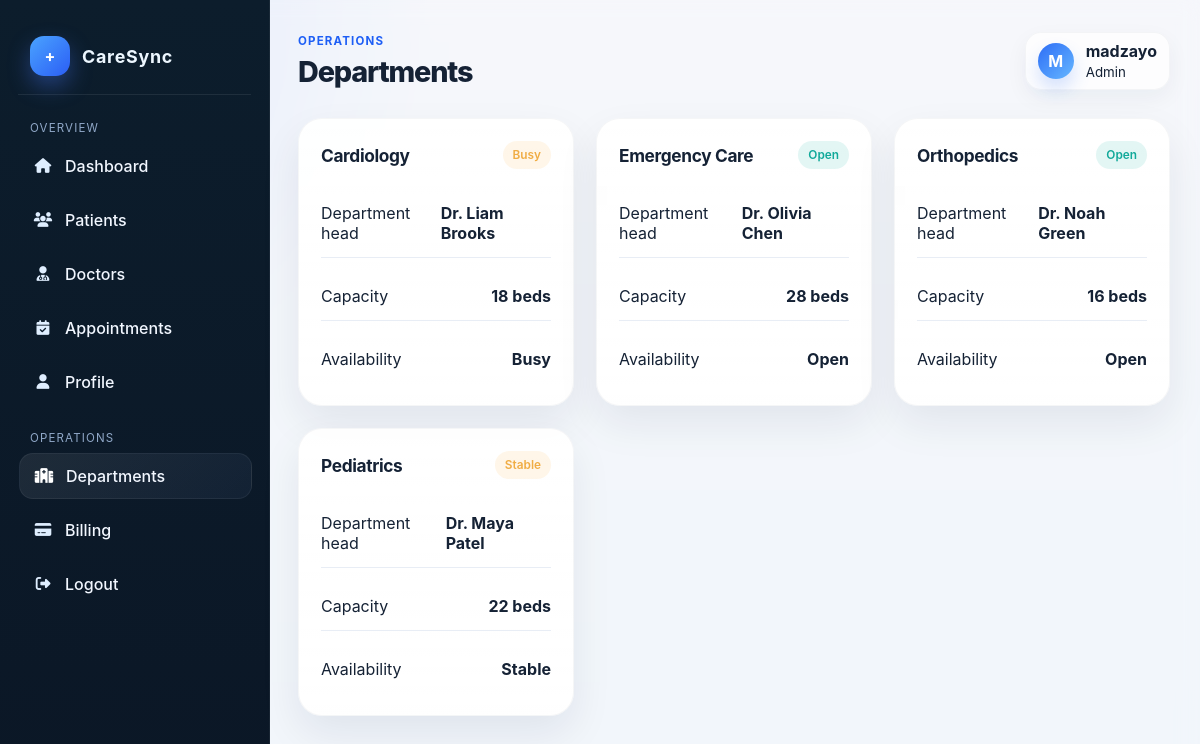
The app's page /departments/ (signed in) with its own data.
### users/models.py (models this page shows, shortened)
class UserProfile(models.Model):
    ROLE_CHOICES = [
        ('admin', 'Admin'),
        ('doctor', 'Doctor'),
        ('reception', 'Reception'),
        ('nurse', 'Nurse'),
        ('patient', 'Patient'),
    ]
    user = models.OneToOneField(User, on_delete=models.CASCADE, related_name='profile')
    role = models.CharField(max_length=20, choices=ROLE_CHOICES, default='admin')
    doctor = models.OneToOneField(
        'doctors.Doctor',
        on_delete=models.SET_NULL,
        null=True,
        blank=True,
        related_name='user_profile'
    )
    patient = models.OneToOneField(
        'patients.Patients',
        on_delete=models.SET_NULL,
        null=True,
        blank=True,
        related_name='user_profile'
    )
    phone = models.CharField(max_length=20, blank=True, null=True)
    created_at = models.DateTimeField(auto_now_add=True)
    updated_at = models.DateTimeField(auto_now=True)
    class Meta:
        verbose_name = 'User Profile'
        verbose_name_plural = 'User Profiles'

### departments/models.py (models this page shows, shortened)
class Department(models.Model):
    STATUS_CHOICES = [
        ('open', 'Open'),
        ('busy', 'Busy'),
        ('stable', 'Stable'),
    ]
    name = models.CharField(max_length=100)
    description = models.TextField(blank=True, null=True)
    head = models.CharField(max_length=100, blank=True, null=True)
    capacity = models.PositiveIntegerField(default=0)
    status = models.CharField(max_length=20, choices=STATUS_CHOICES, default='open')
    created_at = models.DateTimeField(auto_now_add=True)
    updated_at = models.DateTimeField(auto_now=True)
    class Meta:
        ordering = ['name']
        verbose_name = 'Department'
        verbose_name_plural = 'Departments'

### departments/views.py (the view)
# urls.py: path('', departments_home, name='departments_home'),
@login_required
def departments_home(request):
    departments_list = Department.objects.all()
    return render(request, 'departments/departments.html', {'departments': departments_list})

### departments/templates/departments/departments.html (shortened to what this page needs)
{% load static %}
<!DOCTYPE html>
<html lang="en">
<head>
    <link rel="stylesheet" href="https://cdnjs.cloudflare.com/ajax/libs/font-awesome/6.5.2/css/all.min.css">
    <link rel="stylesheet" href="{% static 'dashboard/styles.css' %}">
</head>
<body>
    <div class="dashboard-shell">
        <aside class="sidebar">
            <div class="brand">
                <div class="brand-mark">+</div>
                <h2>CareSync</h2>
            </div>
            <div class="nav-group">
                <div class="nav-group-title">Overview</div>
                <a class="nav-link" href="{% url 'dashboard_home' %}"><i class="nav-icon fa-solid fa-house"></i> Dashboard</a>
                <a class="nav-link" href="{% url 'patients' %}"><i class="nav-icon fa-solid fa-users"></i> Patients</a>
                <a class="nav-link" href="{% url 'doctor_home' %}"><i class="nav-icon fa-solid fa-user-doctor"></i> Doctors</a>
                <a class="nav-link" href="{% url 'appointments_home' %}"><i class="nav-icon fa-solid fa-calendar-check"></i> Appointments</a>
                <a class="nav-link" href="{% url 'profile' %}"><i class="nav-icon fa-solid fa-user"></i> Profile</a>
            </div>
            <div class="nav-group">
                <div class="nav-group-title">Operations</div>
                <a class="nav-link active" href="{% url 'departments_home' %}"><i class="nav-icon fa-solid fa-hospital"></i> Departments</a>
                <a class="nav-link" href="{% url 'payments_home' %}"><i class="nav-icon fa-solid fa-credit-card"></i> Billing</a>
                <a class="nav-link" href="{% url 'logout' %}"><i class="nav-icon fa-solid fa-right-from-bracket"></i> Logout</a>
            </div>
        </aside>
        <main class="main">
            <header class="topbar">
                <div>
                    <p class="section-kicker">Operations</p>
                    <h1>Departments</h1>
                </div>
                <div class="profile-pill">
                    <div class="avatar">{{ request.user.username|slice:':1'|upper }}</div>
                    <div>
                        <strong>{{ request.user.username }}</strong><br>
                        <small>{{ request.user.profile.role|title }}</small>
                    </div>
                </div>
            </header>
            <section class="dashboard-panels">
                {% if departments %}
                    {% for department in departments %}
                        <div class="card">
                            <div class="card-header">
                                <h3>{{ department.name }}</h3>
                                <span class="pill {% if department.status == 'open' %}success{% elif department.status == 'busy' %}warning{% else %}warning{% endif %}">
                                    {{ department.get_status_display }}
                                </span>
                            </div>
                            <ul class="list">
                                <li><span>Department head</span><strong>{{ department.head|default:'To be assigned' }}</strong></li>
                                <li><span>Capacity</span><strong>{{ department.capacity }} beds</strong></li>
                                <li><span>Availability</span><strong>{{ department.get_status_display }}</strong></li>
                            </ul>
                        </div>
                    {% endfor %}
                {% endif %}
            </section>
        </main>
    </div>
</body>
</html>

### dashboard/static/dashboard/styles.css (style rules this page uses)
:root { --bg: #f5f7fb; --panel: #ffffff; --panel-soft: #f3f7ff; --panel-alt: #f7f8fc; --primary: #1d5ef5; --primary-deep: #123db6; --primary-soft: rgba(29, 94, 245, 0.10); --secondary: #12a99a; --secondary-soft: rgba(18, 169, 154, 0.12); --danger: #ef5b62; --warning: #f0ad45; --text: #152235; --muted: #667690; --line: #e8edf5; --shadow: 0 18px 40px rgba(17, 31, 52, 0.08); --shadow-soft: 0 8px 22px rgba(18, 34, 60, 0.05); }
* { box-sizing: border-box; }
html { scroll-behavior: smooth; }
body { margin: 0; font-family: Inter, "Segoe UI", "Helvetica Neue", Arial, sans-serif; background: radial-gradient(circle at top left, rgba(120, 162, 255, 0.20), transparent 30%), linear-gradient(180deg, #f4f6fb 0%, #eef4fb 100%); color: var(--text); transition: background 0.25s ease, color 0.25s ease; }
.dashboard-shell { display: flex; min-height: 100vh; background: rgba(255,255,255,0.18); backdrop-filter: blur(10px); }
.sidebar { width: 270px; background: linear-gradient(180deg, #0c1d2c 0%, #0b1726 100%); color: #edf7ff; padding: 26px 18px 22px; display: flex; flex-direction: column; gap: 18px; border-right: 1px solid rgba(255,255,255,0.06); }
.brand { display: flex; align-items: center; gap: 12px; padding: 10px 12px 18px; border-bottom: 1px solid rgba(255,255,255,0.08); }
.brand-mark { width: 40px; height: 40px; border-radius: 14px; display: grid; place-items: center; background: linear-gradient(135deg, #4aa3ff 0%, #2b5ef5 100%); color: white; font-weight: 700; box-shadow: 0 10px 22px rgba(62, 104, 214, 0.45); }
.brand h2 { margin: 0; font-size: 1.12rem; font-weight: 700; letter-spacing: 0.04em; }
.nav-group { display: flex; flex-direction: column; gap: 8px; }
.nav-group-title { font-size: 0.72rem; letter-spacing: 0.10em; color: #90a8c8; text-transform: uppercase; margin: 8px 12px 0; }
.nav-link { display: flex; align-items: center; gap: 12px; text-decoration: none; color: #f2f7ff; padding: 12px 14px; border-radius: 14px; transition: all 0.2s ease; border: 1px solid transparent; font-weight: 500; }
.nav-link:hover, .nav-link.active { background: linear-gradient(135deg, rgba(255,255,255,0.08), rgba(140,176,255,0.06)); border-color: rgba(255,255,255,0.06); transform: translateX(1px); }
.nav-icon { display: inline-flex; align-items: center; justify-content: center; width: 20px; height: 20px; font-size: 0.92rem; color: #dfeeff; }
.nav-link:hover .nav-icon, .nav-link.active .nav-icon { color: #ffffff; }
.main { flex: 1; padding: 32px 30px 32px 28px; }
.topbar { display: flex; justify-content: space-between; align-items: center; margin-bottom: 28px; gap: 18px; }
.section-kicker { margin: 0 0 8px; font-size: 0.72rem; letter-spacing: 0.10em; text-transform: uppercase; color: var(--primary); font-weight: 700; }
.topbar h1 { margin: 0; font-size: clamp(1.8rem, 2.4vw, 2.4rem); line-height: 1.1; letter-spacing: -0.04em; font-weight: 800; }
.profile-pill { display: flex; align-items: center; gap: 12px; background: rgba(255,255,255,0.72); padding: 8px 12px; border-radius: 16px; box-shadow: var(--shadow-soft); border: 1px solid rgba(17, 31, 52, 0.04); }
.avatar { width: 36px; height: 36px; border-radius: 50%; display: grid; place-items: center; font-weight: 700; color: white; background: linear-gradient(135deg, #2d6df6, #66b7ff); box-shadow: 0 10px 18px rgba(45,109,246,0.2); }
.card { background: linear-gradient(180deg, rgba(255,255,255,0.92), rgba(255,255,255,0.98)); border-radius: 24px; box-shadow: var(--shadow); padding: 22px; border: 1px solid rgba(17, 31, 52, 0.04); }
.card-header { display: flex; justify-content: space-between; align-items: center; margin-bottom: 20px; gap: 12px; }
.card-header h3 { margin: 0; font-size: 1.08rem; letter-spacing: -0.02em; }
.list { list-style: none; margin: 0; padding: 0; display: grid; gap: 14px; }
.list li { display: flex; justify-content: space-between; align-items: center; padding: 14px 0; border-bottom: 1px solid var(--line); }
.list li:last-child { border-bottom: none; }
.pill { padding: 7px 10px; border-radius: 999px; font-weight: 600; font-size: 0.74rem; }
.pill.success { background: rgba(24,181,166,0.12); color: var(--secondary); }
.pill.warning { background: rgba(255,182,72,0.12); color: var(--warning); }
.dashboard-panels { display: grid; grid-template-columns: repeat(3, minmax(0, 1fr)); gap: 22px; margin-top: 24px; }

### records on screen
Department: name "Cardiology", status "Busy", head "Dr. Liam Brooks", capacity "18"
Department: name "Emergency Care", status "Open", head "Dr. Olivia Chen", capacity "28"
Department: name "Orthopedics", status "Open", head "Dr. Noah Green", capacity "16"
Department: name "Pediatrics", status "Stable", head "Dr. Maya Patel", capacity "22"

### other values on screen
{{ request.user.username|slice:':1'|upper }} "M"
{{ request.user.username }} "madzayo"
{{ request.user.profile.role|title }} "Admin"
